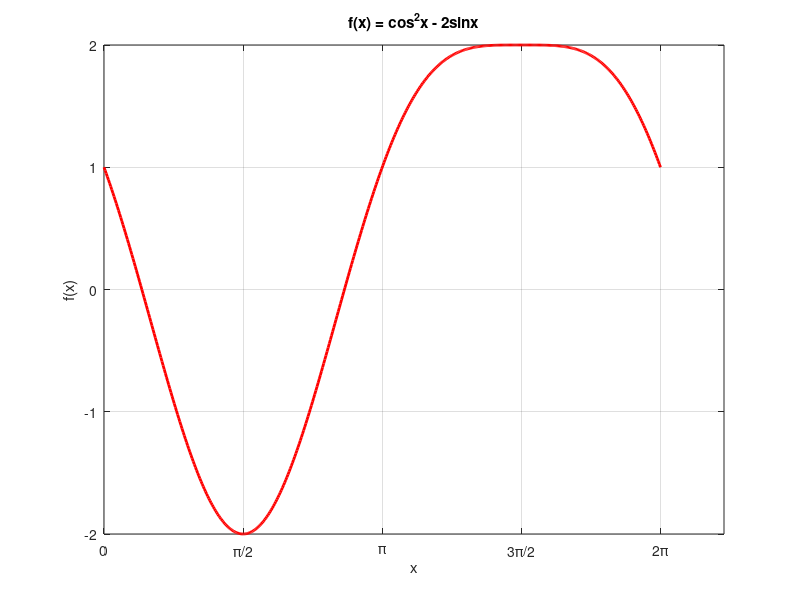

MATLAB code to generate this figure: (Note: this script raises an error after producing the figure.)
% Function ii: f(x) = cos²x - 2sinx
f2 = @(x) (cos(x)).^2 - 2*sin(x);

% Plot over [0,2π]
x2 = linspace(0, 2*pi, 500);
figure(2);
plot(x2, f2(x2), 'r-', 'LineWidth', 2);
xlabel('x'); ylabel('f(x)');
title('f(x) = cos^2x - 2sinx'); grid on;
xticks(0:pi/2:2*pi);
xticklabels({'0','π/2','π','3π/2','2π'});

% Find critical points
f2_sym = (cos(x))^2 - 2*sin(x);
df2 = diff(f2_sym);
crit2 = solve(df2 == 0, x);
crit2 = double(crit2(crit2 >= 0 & crit2 <= 2*pi));
disp('Critical points for f(x)=cos²x-2sinx in [0,2π]:');
disp(crit2');
